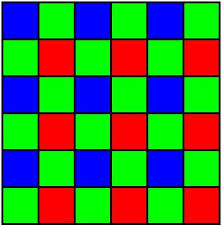
//> input picture bayerPattern.jpg, 222 x 227 px
$ ./bayerFilterTest   (built with g++ and OpenCV 4)
//> lines starting //> are read from the running program, lines starting //| are printed output that depends on the picture
//g++ bayerFilterTest.cpp `pkg-config --libs opencv` -o bayerFilterTest

#include "opencv2/highgui/highgui.hpp"
#include <iostream>
#include <vector>

using namespace cv;

int main(void)
{
	namedWindow("original", WINDOW_AUTOSIZE);
	namedWindow("blue", WINDOW_AUTOSIZE);
	namedWindow("green", WINDOW_AUTOSIZE);
	namedWindow("red", WINDOW_AUTOSIZE);

	Mat input = imread("bayerPattern.jpg");
//> input is the input picture: 227 rows x 222 cols, CV_8UC3; mean B, G, R 65.6, 117.2, 64.7
	vector<Mat> inputChannels(3);
	cv::split(input, inputChannels);
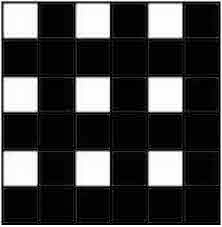
//> inputChannels[0]: 227 rows x 222 cols, CV_8UC1; min 0, max 255, mean 65.6
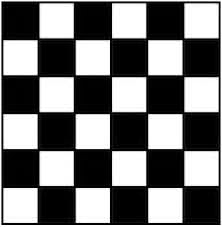
//> inputChannels[1]: 227 rows x 222 cols, CV_8UC1; min 0, max 255, mean 117.2
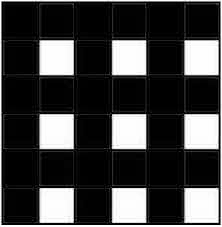
//> inputChannels[2]: 227 rows x 222 cols, CV_8UC1; min 0, max 255, mean 64.7
	Mat& blueChannel = inputChannels[0];
	Mat& greenChannel = inputChannels[1];
	Mat& redChannel = inputChannels[2];

	imshow("original", input);
	imshow("red", redChannel);
	imshow("green", greenChannel);
	imshow("blue", blueChannel);
	waitKey(0);
}
